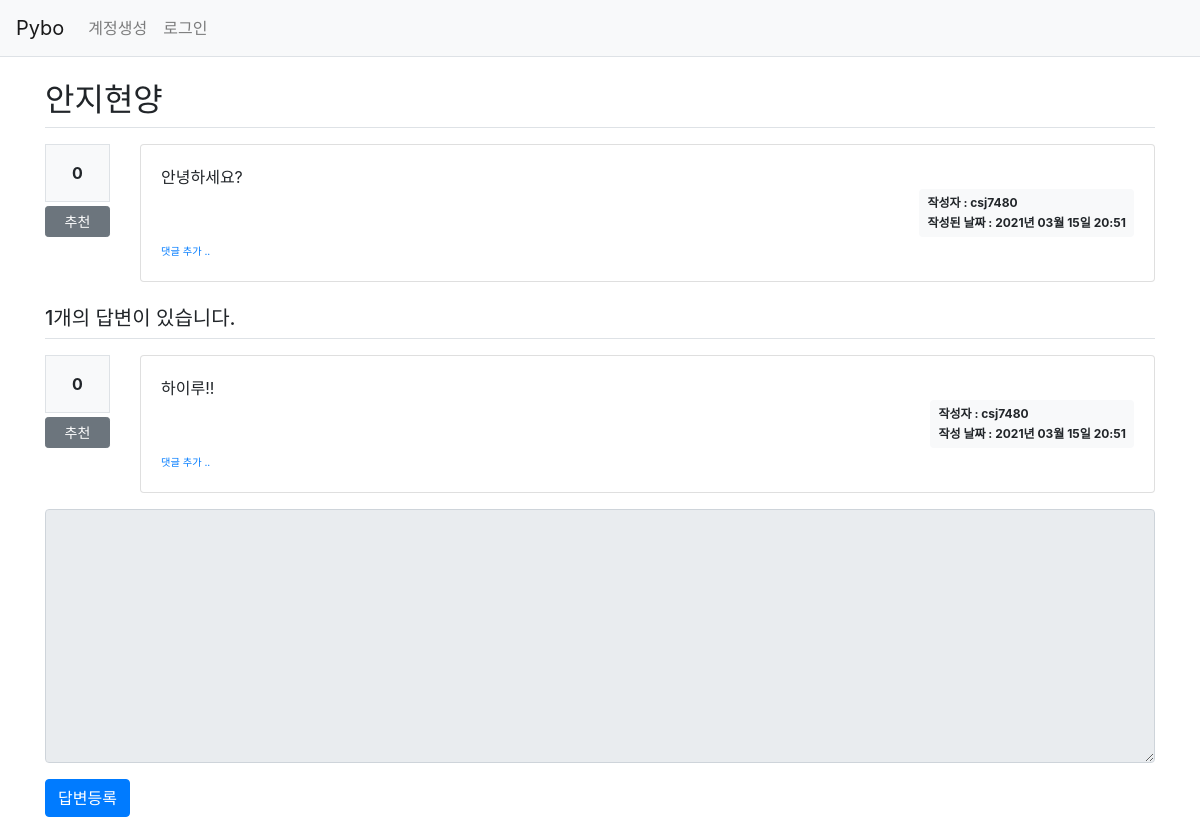
Before: /question/detail/2/ with the older database file.
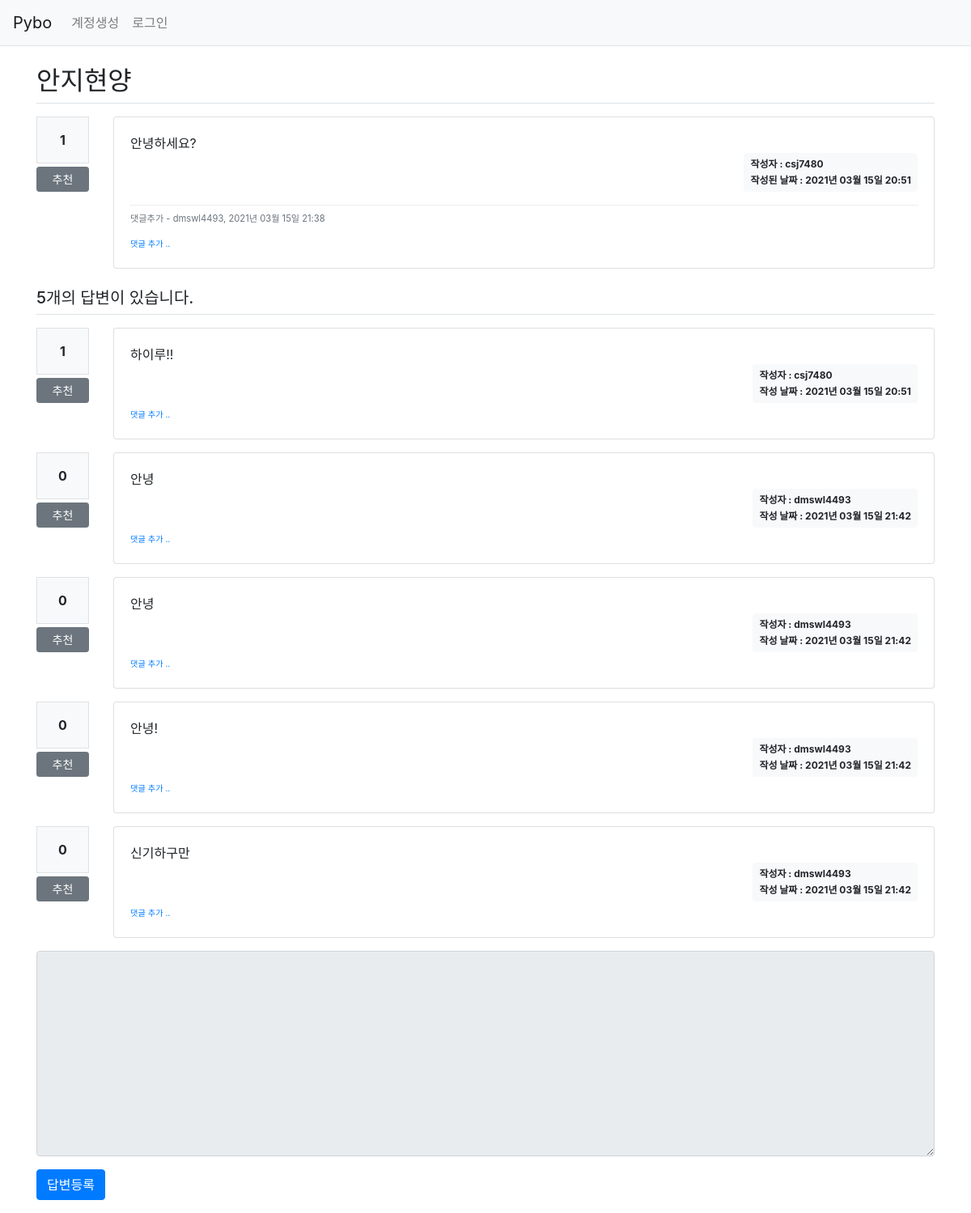
After: the same page with the newer database file.
### pybo/models.py (models this page shows)
class Question(db.Model):
    id = db.Column(db.Integer, primary_key=True)
    subject = db.Column(db.String(200), nullable=False)
    content = db.Column(db.Text(), nullable=False)
    create_date = db.Column(db.DateTime(), nullable=False)
    user_id = db.Column(db.Integer, db.ForeignKey('user.id', ondelete='CASCADE'), nullable=False)
    user = db.relationship('User', backref=db.backref('question_set'))
    modify_date = db.Column(db.DateTime(),nullable = True)
    voter= db.relationship('User', secondary=question_voter, backref = db.backref('question_voter_set'))

class User(db.Model):
    id = db.Column(db.Integer, primary_key=True)
    username = db.Column(db.String(150), unique=True, nullable=False)
    password = db.Column(db.String(200), nullable=False)
    email = db.Column(db.String(120), unique=True, nullable=False)

class Answer(db.Model):
    id = db.Column(db.Integer, primary_key=True)
    question_id = db.Column(db.Integer, db.ForeignKey('question.id', ondelete='CASCADE'))
    question = db.relationship('Question', backref=db.backref('answer_set'))
    content = db.Column(db.Text(), nullable=False)
    create_date = db.Column(db.DateTime(), nullable=False)
    user_id = db.Column(db.Integer, db.ForeignKey('user.id', ondelete='CASCADE'), nullable=False)
    user = db.relationship('User', backref=db.backref('answer_set'))
    modify_date = db.Column(db.DateTime(),nullable = True)
    voter = db.relationship('User', secondary=answer_voter, backref=db.backref('answer_voter_set'))

class Comment(db.Model):
    id = db.Column(db.Integer, primary_key=True)
    user_id = db.Column(db.Integer, db.ForeignKey('user.id', ondelete='CASCADE'), nullable=False)
    user = db.relationship('User', backref=db.backref('comment_set'))
    content = db.Column(db.Text(), nullable=False)
    create_date = db.Column(db.DateTime(), nullable=False)
    modify_date = db.Column(db.DateTime())
    question_id = db.Column(db.Integer, db.ForeignKey('question.id', ondelete='CASCADE'), nullable=True)
    question = db.relationship('Question', backref=db.backref('comment_set'))
    answer_id = db.Column(db.Integer, db.ForeignKey('answer.id', ondelete='CASCADE'), nullable=True)
    answer = db.relationship('Answer', backref=db.backref('comment_set'))

### pybo/views/question_views.py (the view)
@bp.route('/detail/<int:question_id>/')
def detail(question_id):
    form = AnswerForm()
    question = Question.query.get_or_404(question_id)
    return render_template('question/question_detail.html', question=question, form=form)

### pybo/forms.py
class AnswerForm(FlaskForm):
    content = TextAreaField('내용', validators=[DataRequired('내용은 필수입력 항목입니다.')])

### pybo/filter.py (called while the page is built)
def format_datetime(value, fmt='%Y년 %m월 %d일 %H:%M'):
    return value.strftime(fmt)

### pybo/views/auth_views.py (called while the page is built)
@bp.before_app_request
def load_logged_in_user():
    user_id = session.get('user_id')
    if user_id is None:
        g.user = None
    else:
        g.user = User.query.get(user_id)

### pybo/templates/question/question_detail.html (shortened to what this page needs)
{% extends 'base.html' %}
{% block content %}
<div class="container my-3">
    <h2 class="border-bottom py-2">{{ question.subject }}</h2>
    <div class = "row my-3">
      <div class = "col-1">
        <div class = "bg-light text-center p-3 border font-weight-bolder mb-1">{{question.voter|length}}</div>
        <a href="#" data-uri="{{url_for('vote.question', question_id = question.id)}}" class = "recommend btn btn-sm btn-secondary btn-block my-1">추천</a>
        </div>
        <div class = "col-11">
            <div class="card">
                <div class="card-body">
                    <div class="card-text" style="white-space: pre-line;">{{ question.content }}
                    </div>
                    <div class="d-flex justify-content-end">
                          {% if question.modify_date %}
                          <div class="badge badge-light p-2 text-left mx-3">
                              <div class="mb-2">작성자 : {{question.user.username}}</div>
                              <div class = "mb-2">수정된 날짜 : {{ question.modify_date|datetime }}</div>
                          </div>
                          {% else %}
                          <div class="badge badge-light p-2 text-left">
                            <div class = "mb-2">작성자 : {{question.user.username}} </div>
                            <div> 작성된 날짜 : {{ question.create_date|datetime }}</div>
                          </div>
                          {% endif %}
                    </div>
                      {% if question.comment_set|length > 0 %}
                      <div class="mt-3">
                      {% for comment in question.comment_set %}
                          <div class="comment py-2 text-muted">
                              <span style="white-space: pre-line;">{{ comment.content }}</span>
                              <span>
                                  - {{ comment.user.username }}, {{ comment.create_date|datetime }}
                              </span>
                          </div>
                      {% endfor %}
                      </div>
                      {% endif %}
                      <div>
                          <a href="{{ url_for('comment.create_question', question_id=question.id) }}"
                             class="small"><small>댓글 추가 ..</small></a>
                      </div>
                  </div>
              </div>
        </div>
    </div>
    <h5 class="border-bottom my-3 py-2">{{ question.answer_set|length }}개의 답변이 있습니다.</h5>
    {% for answer in question.answer_set %}
    <div class="row my-3">
        <div class="col-1">
            <div class="bg-light text-center p-3 border font-weight-bolder mb-1">{{ answer.voter|length }}</div>
            <a href="#" data-uri="{{ url_for('vote.answer', answer_id=answer.id) }}"
                class="recommend btn btn-sm btn-secondary btn-block my-1">추천</a>
        </div>
      <div class="col-11">
        <div class="card">
            <div class="card-body">
                <div class="card-text" style="white-space: pre-line;">{{ answer.content }}</div>
                <div class="d-flex justify-content-end">
                  {% if answer.modify_date %}
                  <div class="badge badge-light p-2 text-left mx-3">
                      <div class="mb-2">작성자 : {{answer.user.username}}</div>
                      <div class = "mb-2">수정된 날짜 : {{ answer.modify_date|datetime }}</div>
                  </div>
                  {% else %}
                    <div class="badge badge-light p-2 text-left">
                        <div class = "mb-2">작성자 : {{ answer.user.username }}</div>
                        <div>작성 날짜 : {{answer.create_date|datetime}}</div>
                    </div>
                  {% endif %}
                </div>
                <div>
                    <a href="{{ url_for('comment.create_answer', answer_id=answer.id) }}"
                       class="small"><small>댓글 추가 ..</small></a>
                </div>
            </div>
        </div>
      </div>
    </div>
    {% endfor %}
    <form action="{{ url_for('answer.create', question_id=question.id) }}" method="post" class="my-3">
        <div class="form-group">
            <textarea {% if not g.user %}disabled{% endif %}
                    name="content" id="content" class="form-control" rows="10"></textarea>
        </div>
        <input type="submit" value="답변등록" class="btn btn-primary">
    </form>
</div>
{% endblock %}

### pybo/templates/base.html (shortened to what this page needs)
<!doctype html>
<html lang="ko">
<head>
    <link rel="stylesheet" href="{{ url_for('static', filename='bootstrap.min.css') }}">
    <link rel="stylesheet" href="{{ url_for('static', filename='style.css') }}">
</head>
<body>
{% include "navbar.html" %}
{% block content %}
{% endblock %}
</body>
</html>

### pybo/templates/navbar.html (shortened to what this page needs)
<nav class="navbar navbar-expand-lg navbar-light bg-light border-bottom">
    <a class="navbar-brand" href="{{ url_for('main.index') }}">Pybo</a>
    <div class="collapse navbar-collapse flex-grow-0" id="navbarNav">
        {% if g.user %}
        <ul class="navbar-nav">
            <li class="nav-item ">
                <a class="nav-link" href="{{ url_for('auth.logout') }}">{{ g.user.username }} (로그아웃)</a>
            </li>
        </ul>
        {% else %}
        <ul class="navbar-nav">
            <li class="nav-item ">
                <a class="nav-link" href="{{ url_for('auth.signup') }}">계정생성</a>
            </li>
            <li class="nav-item ">
                <a class="nav-link" href="{{ url_for('auth.login') }}">로그인</a>
            </li>
        </ul>
        {% endif %}
    </div>
</nav>

### pybo/static/style.css (style rules this page uses)
.comment { border-top:dotted 1px #ddd!important; font-size:0.7em!important; }

Changed rows visible on the page:
added Comment: content "댓글추가", user.username "dmswl4493", create_date "2021년 03월 15일 21:38"
computed for Answer "하이루!!": voter|length "0" → "1"
added Answer: voter|length "0", content "안녕", user.username "dmswl4493", create_date "2021년 03월 15일 21:42"
added Answer: voter|length "0", content "안녕", user.username "dmswl4493", create_date "2021년 03월 15일 21:42"
added Answer: voter|length "0", content "안녕!", user.username "dmswl4493", create_date "2021년 03월 15일 21:42"
added Answer: voter|length "0", content "신기하구만", user.username "dmswl4493", create_date "2021년 03월 15일 21:42"
Other visible differences:
{{ question.voter|length }}: "0" → "1"
{{ question.answer_set|length }}: "1" → "5"
